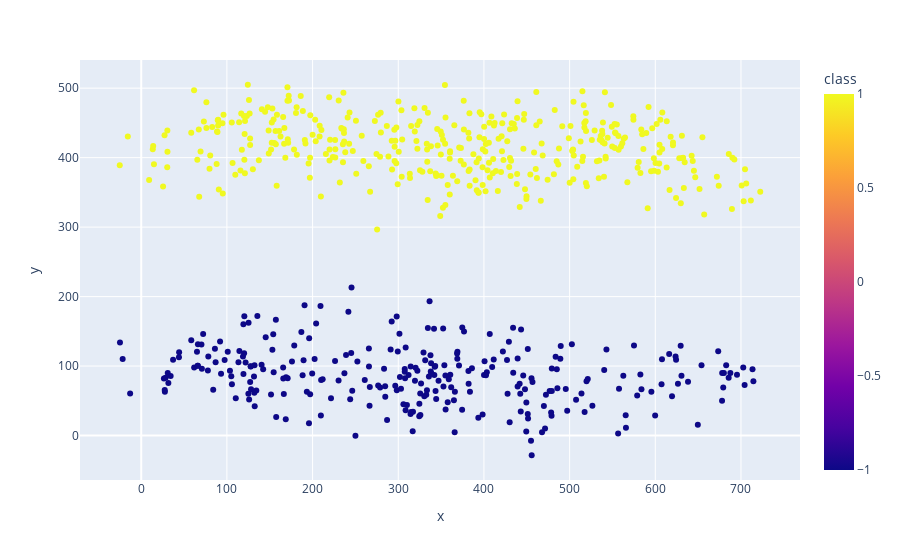

Notebook source saved alongside this figure:
### Code cell
fig_unscaled

### Figure 1 — Plotly figure (JSON) as saved in the notebook; plotly's stock layout.template omitted (floating-point values rounded to 4 significant figures; data arrays with more than 128 entries replaced by an {"elided": "..."} marker saying what was removed)
{"data": [{"hovertemplate": "x=%{x}<br>y=%{y}<br>class=%{marker.color}<extra></extra>", "legendgroup": "", "marker": {"color": {"elided": "670 int values"}, "coloraxis": "coloraxis", "symbol": "circle"}, "mode": "markers", "name": "", "orientation": "v", "showlegend": false, "type": "scatter", "x": {"elided": "670 float values"}, "xaxis": "x", "y": {"elided": "670 float values"}, "yaxis": "y"}], "layout": {"coloraxis": {"colorbar": {"title": {"text": "class"}}, "colorscale": [[0, "#0d0887"], [0.1111, "#46039f"], [0.2222, "#7201a8"], [0.3333, "#9c179e"], [0.4444, "#bd3786"], [0.5556, "#d8576b"], [0.6667, "#ed7953"], [0.7778, "#fb9f3a"], [0.8889, "#fdca26"], [1, "#f0f921"]]}, "legend": {"tracegroupgap": 0}, "margin": {"t": 60}, "xaxis": {"anchor": "y", "domain": [0, 1], "title": {"text": "x"}}, "yaxis": {"anchor": "x", "domain": [0, 1], "title": {"text": "y"}}}}
